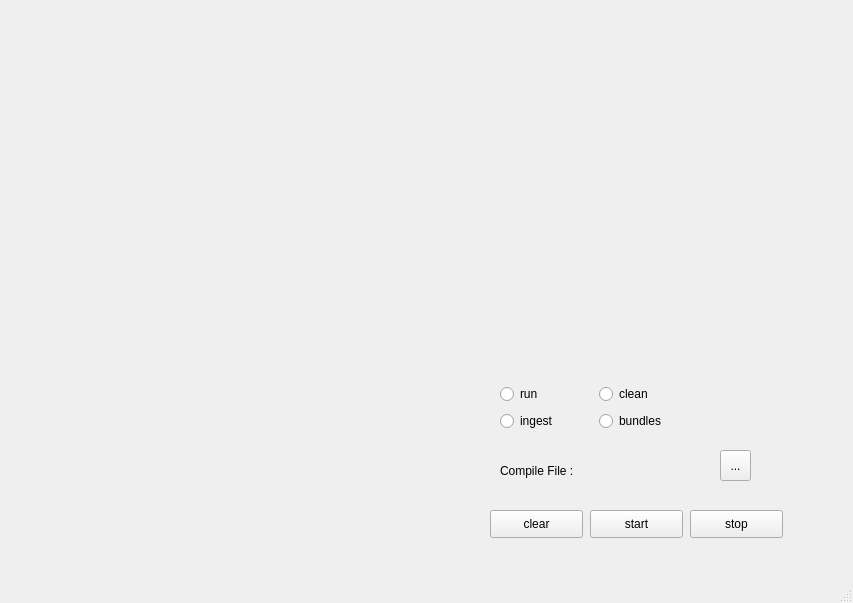
<?xml version="1.0" encoding="UTF-8"?>
<ui version="4.0">
 <class>MainWindow</class>
 <widget class="QMainWindow" name="MainWindow">
  <property name="geometry">
   <rect>
    <x>0</x>
    <y>0</y>
    <width>853</width>
    <height>603</height>
   </rect>
  </property>
  <property name="sizePolicy">
   <sizepolicy hsizetype="Ignored" vsizetype="Ignored">
    <horstretch>0</horstretch>
    <verstretch>0</verstretch>
   </sizepolicy>
  </property>
  <property name="windowTitle">
   <string>MainWindow</string>
  </property>
  <widget class="QWidget" name="centralwidget">
   <widget class="QToolButton" name="find_dir_button">
    <property name="geometry">
     <rect>
      <x>720</x>
      <y>450</y>
      <width>31</width>
      <height>31</height>
     </rect>
    </property>
    <property name="text">
     <string>...</string>
    </property>
   </widget>
   <widget class="QPushButton" name="stop_button">
    <property name="geometry">
     <rect>
      <x>690</x>
      <y>510</y>
      <width>93</width>
      <height>28</height>
     </rect>
    </property>
    <property name="text">
     <string>stop</string>
    </property>
   </widget>
   <widget class="QPushButton" name="clear_button">
    <property name="geometry">
     <rect>
      <x>490</x>
      <y>510</y>
      <width>93</width>
      <height>28</height>
     </rect>
    </property>
    <property name="text">
     <string>clear</string>
    </property>
   </widget>
   <widget class="QPushButton" name="start_button">
    <property name="geometry">
     <rect>
      <x>590</x>
      <y>510</y>
      <width>93</width>
      <height>28</height>
     </rect>
    </property>
    <property name="text">
     <string>start</string>
    </property>
   </widget>
   <widget class="QLabel" name="directory">
    <property name="geometry">
     <rect>
      <x>500</x>
      <y>460</y>
      <width>181</width>
      <height>21</height>
     </rect>
    </property>
    <property name="text">
     <string>Compile File :</string>
    </property>
   </widget>
   <widget class="QWidget" name="gridLayoutWidget_2">
    <property name="geometry">
     <rect>
      <x>500</x>
      <y>383</y>
      <width>191</width>
      <height>51</height>
     </rect>
    </property>
    <layout class="QGridLayout" name="gridLayout">
     <item row="0" column="0">
      <widget class="QRadioButton" name="run_option">
       <property name="text">
        <string>run</string>
       </property>
       <attribute name="buttonGroup">
        <string notr="true">buttonGroup</string>
       </attribute>
      </widget>
     </item>
     <item row="1" column="0">
      <widget class="QRadioButton" name="ingest_option">
       <property name="text">
        <string>ingest</string>
       </property>
       <attribute name="buttonGroup">
        <string notr="true">buttonGroup</string>
       </attribute>
      </widget>
     </item>
     <item row="0" column="1">
      <widget class="QRadioButton" name="clean_option">
       <property name="text">
        <string>clean</string>
       </property>
       <attribute name="buttonGroup">
        <string notr="true">buttonGroup</string>
       </attribute>
      </widget>
     </item>
     <item row="1" column="1">
      <widget class="QRadioButton" name="bundles_option">
       <property name="text">
        <string>bundles</string>
       </property>
      </widget>
     </item>
    </layout>
   </widget>
  </widget>
  <widget class="QMenuBar" name="menubar">
   <property name="geometry">
    <rect>
     <x>0</x>
     <y>0</y>
     <width>853</width>
     <height>24</height>
    </rect>
   </property>
  </widget>
  <widget class="QStatusBar" name="statusbar"/>
 </widget>
 <resources/>
 <connections/>
 <buttongroups>
  <buttongroup name="buttonGroup"/>
 </buttongroups>
</ui>
